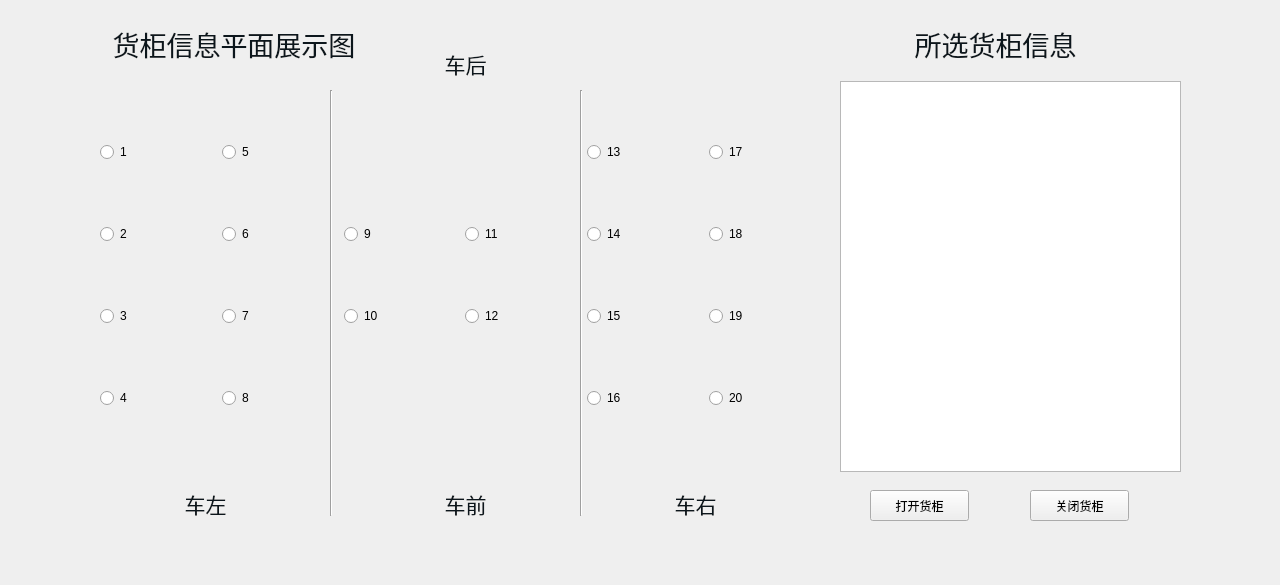
<?xml version="1.0" encoding="UTF-8"?>
<ui version="4.0">
 <class>BoxInfoWidget</class>
 <widget class="QWidget" name="BoxInfoWidget">
  <property name="geometry">
   <rect>
    <x>0</x>
    <y>0</y>
    <width>1280</width>
    <height>585</height>
   </rect>
  </property>
  <property name="windowTitle">
   <string>Form</string>
  </property>
  <widget class="QWidget" name="gridLayoutWidget_3">
   <property name="geometry">
    <rect>
     <x>100</x>
     <y>80</y>
     <width>731</width>
     <height>391</height>
    </rect>
   </property>
   <layout class="QGridLayout" name="gridLayout">
    <property name="spacing">
     <number>0</number>
    </property>
    <item row="2" column="2">
     <widget class="QRadioButton" name="radioButton_9">
      <property name="styleSheet">
       <string notr="true">QRadioButton：
QRadioButton::indicator 
{
    width: 13px;
    height: 13px;
}
  
QRadioButton::indicator::unchecked 
{  
    image: url(:/images/radiobutton_unchecked.png);
}
  
QRadioButton::indicator:unchecked:hover 
{   
    image: url(:/images/radiobutton_unchecked_hover.png);
}
  
QRadioButton::indicator:unchecked:pressed 
{  
    image: url(:/images/radiobutton_unchecked_pressed.png);
}
  
QRadioButton::indicator::checked 
{   
    image: url(:/images/radiobutton_checked.png);
}
  
QRadioButton::indicator:checked:hover 
{  
    image: url(:/images/radiobutton_checked_hover.png);
}
  
QRadioButton::indicator:checked:pressed 
{ 
    image: url(:/images/radiobutton_checked_pressed.png);
}
QRadioButton:pressed
{ padding-left:2px;
  padding-top:2px;}</string>
      </property>
      <property name="text">
       <string>9</string>
      </property>
     </widget>
    </item>
    <item row="2" column="4">
     <widget class="QRadioButton" name="radioButton_14">
      <property name="styleSheet">
       <string notr="true">QRadioButton：
QRadioButton::indicator 
{
    width: 13px;
    height: 13px;
}
  
QRadioButton::indicator::unchecked 
{  
    image: url(:/images/radiobutton_unchecked.png);
}
  
QRadioButton::indicator:unchecked:hover 
{   
    image: url(:/images/radiobutton_unchecked_hover.png);
}
  
QRadioButton::indicator:unchecked:pressed 
{  
    image: url(:/images/radiobutton_unchecked_pressed.png);
}
  
QRadioButton::indicator::checked 
{   
    image: url(:/images/radiobutton_checked.png);
}
  
QRadioButton::indicator:checked:hover 
{  
    image: url(:/images/radiobutton_checked_hover.png);
}
  
QRadioButton::indicator:checked:pressed 
{ 
    image: url(:/images/radiobutton_checked_pressed.png);
}
QRadioButton:pressed
{ padding-left:2px;
  padding-top:2px;}</string>
      </property>
      <property name="text">
       <string>14</string>
      </property>
     </widget>
    </item>
    <item row="4" column="5">
     <widget class="QRadioButton" name="radioButton_20">
      <property name="styleSheet">
       <string notr="true">QRadioButton：
QRadioButton::indicator 
{
    width: 13px;
    height: 13px;
}
  
QRadioButton::indicator::unchecked 
{  
    image: url(:/images/radiobutton_unchecked.png);
}
  
QRadioButton::indicator:unchecked:hover 
{   
    image: url(:/images/radiobutton_unchecked_hover.png);
}
  
QRadioButton::indicator:unchecked:pressed 
{  
    image: url(:/images/radiobutton_unchecked_pressed.png);
}
  
QRadioButton::indicator::checked 
{   
    image: url(:/images/radiobutton_checked.png);
}
  
QRadioButton::indicator:checked:hover 
{  
    image: url(:/images/radiobutton_checked_hover.png);
}
  
QRadioButton::indicator:checked:pressed 
{ 
    image: url(:/images/radiobutton_checked_pressed.png);
}
QRadioButton:pressed
{ padding-left:2px;
  padding-top:2px;}</string>
      </property>
      <property name="text">
       <string>20</string>
      </property>
     </widget>
    </item>
    <item row="0" column="5">
     <widget class="QRadioButton" name="radioButton_17">
      <property name="styleSheet">
       <string notr="true">QRadioButton：
QRadioButton::indicator 
{
    width: 13px;
    height: 13px;
}
  
QRadioButton::indicator::unchecked 
{  
    image: url(:/images/radiobutton_unchecked.png);
}
  
QRadioButton::indicator:unchecked:hover 
{   
    image: url(:/images/radiobutton_unchecked_hover.png);
}
  
QRadioButton::indicator:unchecked:pressed 
{  
    image: url(:/images/radiobutton_unchecked_pressed.png);
}
  
QRadioButton::indicator::checked 
{   
    image: url(:/images/radiobutton_checked.png);
}
  
QRadioButton::indicator:checked:hover 
{  
    image: url(:/images/radiobutton_checked_hover.png);
}
  
QRadioButton::indicator:checked:pressed 
{ 
    image: url(:/images/radiobutton_checked_pressed.png);
}
QRadioButton:pressed
{ padding-left:2px;
  padding-top:2px;}</string>
      </property>
      <property name="text">
       <string>17</string>
      </property>
     </widget>
    </item>
    <item row="2" column="3">
     <widget class="QRadioButton" name="radioButton_11">
      <property name="styleSheet">
       <string notr="true">QRadioButton：
QRadioButton::indicator 
{
    width: 13px;
    height: 13px;
}
  
QRadioButton::indicator::unchecked 
{  
    image: url(:/images/radiobutton_unchecked.png);
}
  
QRadioButton::indicator:unchecked:hover 
{   
    image: url(:/images/radiobutton_unchecked_hover.png);
}
  
QRadioButton::indicator:unchecked:pressed 
{  
    image: url(:/images/radiobutton_unchecked_pressed.png);
}
  
QRadioButton::indicator::checked 
{   
    image: url(:/images/radiobutton_checked.png);
}
  
QRadioButton::indicator:checked:hover 
{  
    image: url(:/images/radiobutton_checked_hover.png);
}
  
QRadioButton::indicator:checked:pressed 
{ 
    image: url(:/images/radiobutton_checked_pressed.png);
}
QRadioButton:pressed
{ padding-left:2px;
  padding-top:2px;}</string>
      </property>
      <property name="text">
       <string>11</string>
      </property>
     </widget>
    </item>
    <item row="4" column="4">
     <widget class="QRadioButton" name="radioButton_16">
      <property name="styleSheet">
       <string notr="true">QRadioButton：
QRadioButton::indicator 
{
    width: 13px;
    height: 13px;
}
  
QRadioButton::indicator::unchecked 
{  
    image: url(:/images/radiobutton_unchecked.png);
}
  
QRadioButton::indicator:unchecked:hover 
{   
    image: url(:/images/radiobutton_unchecked_hover.png);
}
  
QRadioButton::indicator:unchecked:pressed 
{  
    image: url(:/images/radiobutton_unchecked_pressed.png);
}
  
QRadioButton::indicator::checked 
{   
    image: url(:/images/radiobutton_checked.png);
}
  
QRadioButton::indicator:checked:hover 
{  
    image: url(:/images/radiobutton_checked_hover.png);
}
  
QRadioButton::indicator:checked:pressed 
{ 
    image: url(:/images/radiobutton_checked_pressed.png);
}
QRadioButton:pressed
{ padding-left:2px;
  padding-top:2px;}</string>
      </property>
      <property name="text">
       <string>16</string>
      </property>
     </widget>
    </item>
    <item row="3" column="4">
     <widget class="QRadioButton" name="radioButton_15">
      <property name="styleSheet">
       <string notr="true">QRadioButton：
QRadioButton::indicator 
{
    width: 13px;
    height: 13px;
}
  
QRadioButton::indicator::unchecked 
{  
    image: url(:/images/radiobutton_unchecked.png);
}
  
QRadioButton::indicator:unchecked:hover 
{   
    image: url(:/images/radiobutton_unchecked_hover.png);
}
  
QRadioButton::indicator:unchecked:pressed 
{  
    image: url(:/images/radiobutton_unchecked_pressed.png);
}
  
QRadioButton::indicator::checked 
{   
    image: url(:/images/radiobutton_checked.png);
}
  
QRadioButton::indicator:checked:hover 
{  
    image: url(:/images/radiobutton_checked_hover.png);
}
  
QRadioButton::indicator:checked:pressed 
{ 
    image: url(:/images/radiobutton_checked_pressed.png);
}
QRadioButton:pressed
{ padding-left:2px;
  padding-top:2px;}</string>
      </property>
      <property name="text">
       <string>15</string>
      </property>
     </widget>
    </item>
    <item row="3" column="3">
     <widget class="QRadioButton" name="radioButton_12">
      <property name="styleSheet">
       <string notr="true">QRadioButton：
QRadioButton::indicator 
{
    width: 13px;
    height: 13px;
}
  
QRadioButton::indicator::unchecked 
{  
    image: url(:/images/radiobutton_unchecked.png);
}
  
QRadioButton::indicator:unchecked:hover 
{   
    image: url(:/images/radiobutton_unchecked_hover.png);
}
  
QRadioButton::indicator:unchecked:pressed 
{  
    image: url(:/images/radiobutton_unchecked_pressed.png);
}
  
QRadioButton::indicator::checked 
{   
    image: url(:/images/radiobutton_checked.png);
}
  
QRadioButton::indicator:checked:hover 
{  
    image: url(:/images/radiobutton_checked_hover.png);
}
  
QRadioButton::indicator:checked:pressed 
{ 
    image: url(:/images/radiobutton_checked_pressed.png);
}
QRadioButton:pressed
{ padding-left:2px;
  padding-top:2px;}</string>
      </property>
      <property name="text">
       <string>12</string>
      </property>
     </widget>
    </item>
    <item row="0" column="1">
     <widget class="QRadioButton" name="radioButton_5">
      <property name="styleSheet">
       <string notr="true">QRadioButton：
QRadioButton::indicator 
{
    width: 13px;
    height: 13px;
}
  
QRadioButton::indicator::unchecked 
{  
    image: url(:/images/radiobutton_unchecked.png);
}
  
QRadioButton::indicator:unchecked:hover 
{   
    image: url(:/images/radiobutton_unchecked_hover.png);
}
  
QRadioButton::indicator:unchecked:pressed 
{  
    image: url(:/images/radiobutton_unchecked_pressed.png);
}
  
QRadioButton::indicator::checked 
{   
    image: url(:/images/radiobutton_checked.png);
}
  
QRadioButton::indicator:checked:hover 
{  
    image: url(:/images/radiobutton_checked_hover.png);
}
  
QRadioButton::indicator:checked:pressed 
{ 
    image: url(:/images/radiobutton_checked_pressed.png);
}
QRadioButton:pressed
{ padding-left:2px;
  padding-top:2px;}</string>
      </property>
      <property name="text">
       <string>5</string>
      </property>
     </widget>
    </item>
    <item row="0" column="4">
     <widget class="QRadioButton" name="radioButton_13">
      <property name="styleSheet">
       <string notr="true">QRadioButton：
QRadioButton::indicator 
{
    width: 13px;
    height: 13px;
}
  
QRadioButton::indicator::unchecked 
{  
    image: url(:/images/radiobutton_unchecked.png);
}
  
QRadioButton::indicator:unchecked:hover 
{   
    image: url(:/images/radiobutton_unchecked_hover.png);
}
  
QRadioButton::indicator:unchecked:pressed 
{  
    image: url(:/images/radiobutton_unchecked_pressed.png);
}
  
QRadioButton::indicator::checked 
{   
    image: url(:/images/radiobutton_checked.png);
}
  
QRadioButton::indicator:checked:hover 
{  
    image: url(:/images/radiobutton_checked_hover.png);
}
  
QRadioButton::indicator:checked:pressed 
{ 
    image: url(:/images/radiobutton_checked_pressed.png);
}
QRadioButton:pressed
{ padding-left:2px;
  padding-top:2px;}</string>
      </property>
      <property name="text">
       <string>13</string>
      </property>
     </widget>
    </item>
    <item row="3" column="1">
     <widget class="QRadioButton" name="radioButton_7">
      <property name="styleSheet">
       <string notr="true">QRadioButton：
QRadioButton::indicator 
{
    width: 13px;
    height: 13px;
}
  
QRadioButton::indicator::unchecked 
{  
    image: url(:/images/radiobutton_unchecked.png);
}
  
QRadioButton::indicator:unchecked:hover 
{   
    image: url(:/images/radiobutton_unchecked_hover.png);
}
  
QRadioButton::indicator:unchecked:pressed 
{  
    image: url(:/images/radiobutton_unchecked_pressed.png);
}
  
QRadioButton::indicator::checked 
{   
    image: url(:/images/radiobutton_checked.png);
}
  
QRadioButton::indicator:checked:hover 
{  
    image: url(:/images/radiobutton_checked_hover.png);
}
  
QRadioButton::indicator:checked:pressed 
{ 
    image: url(:/images/radiobutton_checked_pressed.png);
}
QRadioButton:pressed
{ padding-left:2px;
  padding-top:2px;}</string>
      </property>
      <property name="text">
       <string>7</string>
      </property>
     </widget>
    </item>
    <item row="3" column="0">
     <widget class="QRadioButton" name="radioButton_3">
      <property name="styleSheet">
       <string notr="true">QRadioButton：
QRadioButton::indicator 
{
    width: 13px;
    height: 13px;
}
  
QRadioButton::indicator::unchecked 
{  
    image: url(:/images/radiobutton_unchecked.png);
}
  
QRadioButton::indicator:unchecked:hover 
{   
    image: url(:/images/radiobutton_unchecked_hover.png);
}
  
QRadioButton::indicator:unchecked:pressed 
{  
    image: url(:/images/radiobutton_unchecked_pressed.png);
}
  
QRadioButton::indicator::checked 
{   
    image: url(:/images/radiobutton_checked.png);
}
  
QRadioButton::indicator:checked:hover 
{  
    image: url(:/images/radiobutton_checked_hover.png);
}
  
QRadioButton::indicator:checked:pressed 
{ 
    image: url(:/images/radiobutton_checked_pressed.png);
}
QRadioButton:pressed
{ padding-left:2px;
  padding-top:2px;}</string>
      </property>
      <property name="text">
       <string>3</string>
      </property>
     </widget>
    </item>
    <item row="0" column="0">
     <widget class="QRadioButton" name="radioButton_1">
      <property name="styleSheet">
       <string notr="true">QRadioButton：
QRadioButton::indicator 
{
    width: 13px;
    height: 13px;
}
  
QRadioButton::indicator::unchecked 
{  
    image: url(:/images/radiobutton_unchecked.png);
}
  
QRadioButton::indicator:unchecked:hover 
{   
    image: url(:/images/radiobutton_unchecked_hover.png);
}
  
QRadioButton::indicator:unchecked:pressed 
{  
    image: url(:/images/radiobutton_unchecked_pressed.png);
}
  
QRadioButton::indicator::checked 
{   
    image: url(:/images/radiobutton_checked.png);
}
  
QRadioButton::indicator:checked:hover 
{  
    image: url(:/images/radiobutton_checked_hover.png);
}
  
QRadioButton::indicator:checked:pressed 
{ 
    image: url(:/images/radiobutton_checked_pressed.png);
}
QRadioButton:pressed
{ padding-left:2px;
  padding-top:2px;}</string>
      </property>
      <property name="text">
       <string>1</string>
      </property>
     </widget>
    </item>
    <item row="2" column="0">
     <widget class="QRadioButton" name="radioButton_2">
      <property name="styleSheet">
       <string notr="true">QRadioButton：
QRadioButton::indicator 
{
    width: 13px;
    height: 13px;
}
  
QRadioButton::indicator::unchecked 
{  
    image: url(:/images/radiobutton_unchecked.png);
}
  
QRadioButton::indicator:unchecked:hover 
{   
    image: url(:/images/radiobutton_unchecked_hover.png);
}
  
QRadioButton::indicator:unchecked:pressed 
{  
    image: url(:/images/radiobutton_unchecked_pressed.png);
}
  
QRadioButton::indicator::checked 
{   
    image: url(:/images/radiobutton_checked.png);
}
  
QRadioButton::indicator:checked:hover 
{  
    image: url(:/images/radiobutton_checked_hover.png);
}
  
QRadioButton::indicator:checked:pressed 
{ 
    image: url(:/images/radiobutton_checked_pressed.png);
}
QRadioButton:pressed
{ padding-left:2px;
  padding-top:2px;}</string>
      </property>
      <property name="text">
       <string>2</string>
      </property>
     </widget>
    </item>
    <item row="4" column="0">
     <widget class="QRadioButton" name="radioButton_4">
      <property name="styleSheet">
       <string notr="true">QRadioButton：
QRadioButton::indicator 
{
    width: 13px;
    height: 13px;
}
  
QRadioButton::indicator::unchecked 
{  
    image: url(:/images/radiobutton_unchecked.png);
}
  
QRadioButton::indicator:unchecked:hover 
{   
    image: url(:/images/radiobutton_unchecked_hover.png);
}
  
QRadioButton::indicator:unchecked:pressed 
{  
    image: url(:/images/radiobutton_unchecked_pressed.png);
}
  
QRadioButton::indicator::checked 
{   
    image: url(:/images/radiobutton_checked.png);
}
  
QRadioButton::indicator:checked:hover 
{  
    image: url(:/images/radiobutton_checked_hover.png);
}
  
QRadioButton::indicator:checked:pressed 
{ 
    image: url(:/images/radiobutton_checked_pressed.png);
}
QRadioButton:pressed
{ padding-left:2px;
  padding-top:2px;}</string>
      </property>
      <property name="text">
       <string>4</string>
      </property>
     </widget>
    </item>
    <item row="4" column="1">
     <widget class="QRadioButton" name="radioButton_8">
      <property name="styleSheet">
       <string notr="true">QRadioButton：
QRadioButton::indicator 
{
    width: 13px;
    height: 13px;
}
  
QRadioButton::indicator::unchecked 
{  
    image: url(:/images/radiobutton_unchecked.png);
}
  
QRadioButton::indicator:unchecked:hover 
{   
    image: url(:/images/radiobutton_unchecked_hover.png);
}
  
QRadioButton::indicator:unchecked:pressed 
{  
    image: url(:/images/radiobutton_unchecked_pressed.png);
}
  
QRadioButton::indicator::checked 
{   
    image: url(:/images/radiobutton_checked.png);
}
  
QRadioButton::indicator:checked:hover 
{  
    image: url(:/images/radiobutton_checked_hover.png);
}
  
QRadioButton::indicator:checked:pressed 
{ 
    image: url(:/images/radiobutton_checked_pressed.png);
}
QRadioButton:pressed
{ padding-left:2px;
  padding-top:2px;}</string>
      </property>
      <property name="text">
       <string>8</string>
      </property>
     </widget>
    </item>
    <item row="2" column="5">
     <widget class="QRadioButton" name="radioButton_18">
      <property name="styleSheet">
       <string notr="true">QRadioButton：
QRadioButton::indicator 
{
    width: 13px;
    height: 13px;
}
  
QRadioButton::indicator::unchecked 
{  
    image: url(:/images/radiobutton_unchecked.png);
}
  
QRadioButton::indicator:unchecked:hover 
{   
    image: url(:/images/radiobutton_unchecked_hover.png);
}
  
QRadioButton::indicator:unchecked:pressed 
{  
    image: url(:/images/radiobutton_unchecked_pressed.png);
}
  
QRadioButton::indicator::checked 
{   
    image: url(:/images/radiobutton_checked.png);
}
  
QRadioButton::indicator:checked:hover 
{  
    image: url(:/images/radiobutton_checked_hover.png);
}
  
QRadioButton::indicator:checked:pressed 
{ 
    image: url(:/images/radiobutton_checked_pressed.png);
}
QRadioButton:pressed
{ padding-left:2px;
  padding-top:2px;}</string>
      </property>
      <property name="text">
       <string>18</string>
      </property>
     </widget>
    </item>
    <item row="3" column="2">
     <widget class="QRadioButton" name="radioButton_10">
      <property name="styleSheet">
       <string notr="true">QRadioButton：
QRadioButton::indicator 
{
    width: 13px;
    height: 13px;
}
  
QRadioButton::indicator::unchecked 
{  
    image: url(:/images/radiobutton_unchecked.png);
}
  
QRadioButton::indicator:unchecked:hover 
{   
    image: url(:/images/radiobutton_unchecked_hover.png);
}
  
QRadioButton::indicator:unchecked:pressed 
{  
    image: url(:/images/radiobutton_unchecked_pressed.png);
}
  
QRadioButton::indicator::checked 
{   
    image: url(:/images/radiobutton_checked.png);
}
  
QRadioButton::indicator:checked:hover 
{  
    image: url(:/images/radiobutton_checked_hover.png);
}
  
QRadioButton::indicator:checked:pressed 
{ 
    image: url(:/images/radiobutton_checked_pressed.png);
}
QRadioButton:pressed
{ padding-left:2px;
  padding-top:2px;}</string>
      </property>
      <property name="text">
       <string>10</string>
      </property>
     </widget>
    </item>
    <item row="2" column="1">
     <widget class="QRadioButton" name="radioButton_6">
      <property name="styleSheet">
       <string notr="true">QRadioButton：
QRadioButton::indicator 
{
    width: 13px;
    height: 13px;
}
  
QRadioButton::indicator::unchecked 
{  
    image: url(:/images/radiobutton_unchecked.png);
}
  
QRadioButton::indicator:unchecked:hover 
{   
    image: url(:/images/radiobutton_unchecked_hover.png);
}
  
QRadioButton::indicator:unchecked:pressed 
{  
    image: url(:/images/radiobutton_unchecked_pressed.png);
}
  
QRadioButton::indicator::checked 
{   
    image: url(:/images/radiobutton_checked.png);
}
  
QRadioButton::indicator:checked:hover 
{  
    image: url(:/images/radiobutton_checked_hover.png);
}
  
QRadioButton::indicator:checked:pressed 
{ 
    image: url(:/images/radiobutton_checked_pressed.png);
}
QRadioButton:pressed
{ padding-left:2px;
  padding-top:2px;}</string>
      </property>
      <property name="text">
       <string>6</string>
      </property>
     </widget>
    </item>
    <item row="3" column="5">
     <widget class="QRadioButton" name="radioButton_19">
      <property name="styleSheet">
       <string notr="true">QRadioButton：
QRadioButton::indicator 
{
    width: 13px;
    height: 13px;
}
  
QRadioButton::indicator::unchecked 
{  
    image: url(:/images/radiobutton_unchecked.png);
}
  
QRadioButton::indicator:unchecked:hover 
{   
    image: url(:/images/radiobutton_unchecked_hover.png);
}
  
QRadioButton::indicator:unchecked:pressed 
{  
    image: url(:/images/radiobutton_unchecked_pressed.png);
}
  
QRadioButton::indicator::checked 
{   
    image: url(:/images/radiobutton_checked.png);
}
  
QRadioButton::indicator:checked:hover 
{  
    image: url(:/images/radiobutton_checked_hover.png);
}
  
QRadioButton::indicator:checked:pressed 
{ 
    image: url(:/images/radiobutton_checked_pressed.png);
}
QRadioButton:pressed
{ padding-left:2px;
  padding-top:2px;}</string>
      </property>
      <property name="text">
       <string>19</string>
      </property>
     </widget>
    </item>
   </layout>
  </widget>
  <widget class="QTextBrowser" name="textBrowser">
   <property name="geometry">
    <rect>
     <x>840</x>
     <y>81</y>
     <width>341</width>
     <height>391</height>
    </rect>
   </property>
  </widget>
  <widget class="QPushButton" name="pushButton_openBox">
   <property name="geometry">
    <rect>
     <x>870</x>
     <y>490</y>
     <width>99</width>
     <height>31</height>
    </rect>
   </property>
   <property name="text">
    <string>打开货柜</string>
   </property>
  </widget>
  <widget class="QPushButton" name="pushButton_closeBox">
   <property name="geometry">
    <rect>
     <x>1030</x>
     <y>490</y>
     <width>99</width>
     <height>31</height>
    </rect>
   </property>
   <property name="text">
    <string>关闭货柜</string>
   </property>
  </widget>
  <widget class="QLabel" name="label_13">
   <property name="geometry">
    <rect>
     <x>90</x>
     <y>20</y>
     <width>288</width>
     <height>49</height>
    </rect>
   </property>
   <property name="text">
    <string>&lt;!DOCTYPE HTML PUBLIC &quot;-//W3C//DTD HTML 4.0//EN&quot; &quot;http://www.w3.org/TR/REC-html40/strict.dtd&quot;&gt;
&lt;html&gt;&lt;head&gt;&lt;meta name=&quot;qrichtext&quot; content=&quot;1&quot; /&gt;&lt;style type=&quot;text/css&quot;&gt;
p, li { white-space: pre-wrap; }
&lt;/style&gt;&lt;/head&gt;&lt;body style=&quot; font-family:'Ubuntu'; font-size:11pt; font-weight:400; font-style:normal;&quot;&gt;
&lt;p align=&quot;center&quot; style=&quot; margin-top:12px; margin-bottom:12px; margin-left:0px; margin-right:0px; -qt-block-indent:0; text-indent:0px;&quot;&gt;&lt;span style=&quot; font-size:20pt; color:#0c161c;&quot;&gt;货柜信息平面展示图&lt;/span&gt;&lt;/p&gt;&lt;/body&gt;&lt;/html&gt;</string>
   </property>
  </widget>
  <widget class="QLabel" name="label_14">
   <property name="geometry">
    <rect>
     <x>900</x>
     <y>20</y>
     <width>191</width>
     <height>49</height>
    </rect>
   </property>
   <property name="text">
    <string>&lt;!DOCTYPE HTML PUBLIC &quot;-//W3C//DTD HTML 4.0//EN&quot; &quot;http://www.w3.org/TR/REC-html40/strict.dtd&quot;&gt;
&lt;html&gt;&lt;head&gt;&lt;meta name=&quot;qrichtext&quot; content=&quot;1&quot; /&gt;&lt;style type=&quot;text/css&quot;&gt;
p, li { white-space: pre-wrap; }
&lt;/style&gt;&lt;/head&gt;&lt;body style=&quot; font-family:'Ubuntu'; font-size:11pt; font-weight:400; font-style:normal;&quot;&gt;
&lt;p align=&quot;center&quot; style=&quot; margin-top:12px; margin-bottom:12px; margin-left:0px; margin-right:0px; -qt-block-indent:0; text-indent:0px;&quot;&gt;&lt;span style=&quot; font-size:20pt; color:#0c161c;&quot;&gt;所选货柜信息&lt;/span&gt;&lt;/p&gt;&lt;/body&gt;&lt;/html&gt;</string>
   </property>
  </widget>
  <widget class="Line" name="line">
   <property name="windowModality">
    <enum>Qt::WindowModal</enum>
   </property>
   <property name="geometry">
    <rect>
     <x>330</x>
     <y>90</y>
     <width>3</width>
     <height>426</height>
    </rect>
   </property>
   <property name="orientation">
    <enum>Qt::Vertical</enum>
   </property>
  </widget>
  <widget class="Line" name="line_2">
   <property name="windowModality">
    <enum>Qt::WindowModal</enum>
   </property>
   <property name="geometry">
    <rect>
     <x>580</x>
     <y>90</y>
     <width>3</width>
     <height>426</height>
    </rect>
   </property>
   <property name="orientation">
    <enum>Qt::Vertical</enum>
   </property>
  </widget>
  <widget class="QLabel" name="label_15">
   <property name="geometry">
    <rect>
     <x>640</x>
     <y>480</y>
     <width>111</width>
     <height>49</height>
    </rect>
   </property>
   <property name="text">
    <string>&lt;!DOCTYPE HTML PUBLIC &quot;-//W3C//DTD HTML 4.0//EN&quot; &quot;http://www.w3.org/TR/REC-html40/strict.dtd&quot;&gt;
&lt;html&gt;&lt;head&gt;&lt;meta name=&quot;qrichtext&quot; content=&quot;1&quot; /&gt;&lt;style type=&quot;text/css&quot;&gt;
p, li { white-space: pre-wrap; }
&lt;/style&gt;&lt;/head&gt;&lt;body style=&quot; font-family:'Ubuntu'; font-size:11pt; font-weight:400; font-style:normal;&quot;&gt;
&lt;p align=&quot;center&quot; style=&quot; margin-top:12px; margin-bottom:12px; margin-left:0px; margin-right:0px; -qt-block-indent:0; text-indent:0px;&quot;&gt;&lt;span style=&quot; font-size:16pt; color:#0c161c;&quot;&gt;车右&lt;/span&gt;&lt;/p&gt;&lt;/body&gt;&lt;/html&gt;</string>
   </property>
  </widget>
  <widget class="QLabel" name="label_16">
   <property name="geometry">
    <rect>
     <x>410</x>
     <y>480</y>
     <width>111</width>
     <height>49</height>
    </rect>
   </property>
   <property name="text">
    <string>&lt;!DOCTYPE HTML PUBLIC &quot;-//W3C//DTD HTML 4.0//EN&quot; &quot;http://www.w3.org/TR/REC-html40/strict.dtd&quot;&gt;
&lt;html&gt;&lt;head&gt;&lt;meta name=&quot;qrichtext&quot; content=&quot;1&quot; /&gt;&lt;style type=&quot;text/css&quot;&gt;
p, li { white-space: pre-wrap; }
&lt;/style&gt;&lt;/head&gt;&lt;body style=&quot; font-family:'Ubuntu'; font-size:11pt; font-weight:400; font-style:normal;&quot;&gt;
&lt;p align=&quot;center&quot; style=&quot; margin-top:12px; margin-bottom:12px; margin-left:0px; margin-right:0px; -qt-block-indent:0; text-indent:0px;&quot;&gt;&lt;span style=&quot; font-size:16pt; color:#0c161c;&quot;&gt;车前&lt;/span&gt;&lt;/p&gt;&lt;/body&gt;&lt;/html&gt;</string>
   </property>
  </widget>
  <widget class="QLabel" name="label_17">
   <property name="geometry">
    <rect>
     <x>150</x>
     <y>480</y>
     <width>111</width>
     <height>49</height>
    </rect>
   </property>
   <property name="text">
    <string>&lt;!DOCTYPE HTML PUBLIC &quot;-//W3C//DTD HTML 4.0//EN&quot; &quot;http://www.w3.org/TR/REC-html40/strict.dtd&quot;&gt;
&lt;html&gt;&lt;head&gt;&lt;meta name=&quot;qrichtext&quot; content=&quot;1&quot; /&gt;&lt;style type=&quot;text/css&quot;&gt;
p, li { white-space: pre-wrap; }
&lt;/style&gt;&lt;/head&gt;&lt;body style=&quot; font-family:'Ubuntu'; font-size:11pt; font-weight:400; font-style:normal;&quot;&gt;
&lt;p align=&quot;center&quot; style=&quot; margin-top:12px; margin-bottom:12px; margin-left:0px; margin-right:0px; -qt-block-indent:0; text-indent:0px;&quot;&gt;&lt;span style=&quot; font-size:16pt; color:#0c161c;&quot;&gt;车左&lt;/span&gt;&lt;/p&gt;&lt;/body&gt;&lt;/html&gt;</string>
   </property>
  </widget>
  <widget class="QLabel" name="label_18">
   <property name="geometry">
    <rect>
     <x>410</x>
     <y>40</y>
     <width>111</width>
     <height>49</height>
    </rect>
   </property>
   <property name="text">
    <string>&lt;!DOCTYPE HTML PUBLIC &quot;-//W3C//DTD HTML 4.0//EN&quot; &quot;http://www.w3.org/TR/REC-html40/strict.dtd&quot;&gt;
&lt;html&gt;&lt;head&gt;&lt;meta name=&quot;qrichtext&quot; content=&quot;1&quot; /&gt;&lt;style type=&quot;text/css&quot;&gt;
p, li { white-space: pre-wrap; }
&lt;/style&gt;&lt;/head&gt;&lt;body style=&quot; font-family:'Ubuntu'; font-size:11pt; font-weight:400; font-style:normal;&quot;&gt;
&lt;p align=&quot;center&quot; style=&quot; margin-top:12px; margin-bottom:12px; margin-left:0px; margin-right:0px; -qt-block-indent:0; text-indent:0px;&quot;&gt;&lt;span style=&quot; font-size:16pt; color:#0c161c;&quot;&gt;车后&lt;/span&gt;&lt;/p&gt;&lt;/body&gt;&lt;/html&gt;</string>
   </property>
  </widget>
 </widget>
 <resources/>
 <connections/>
</ui>
